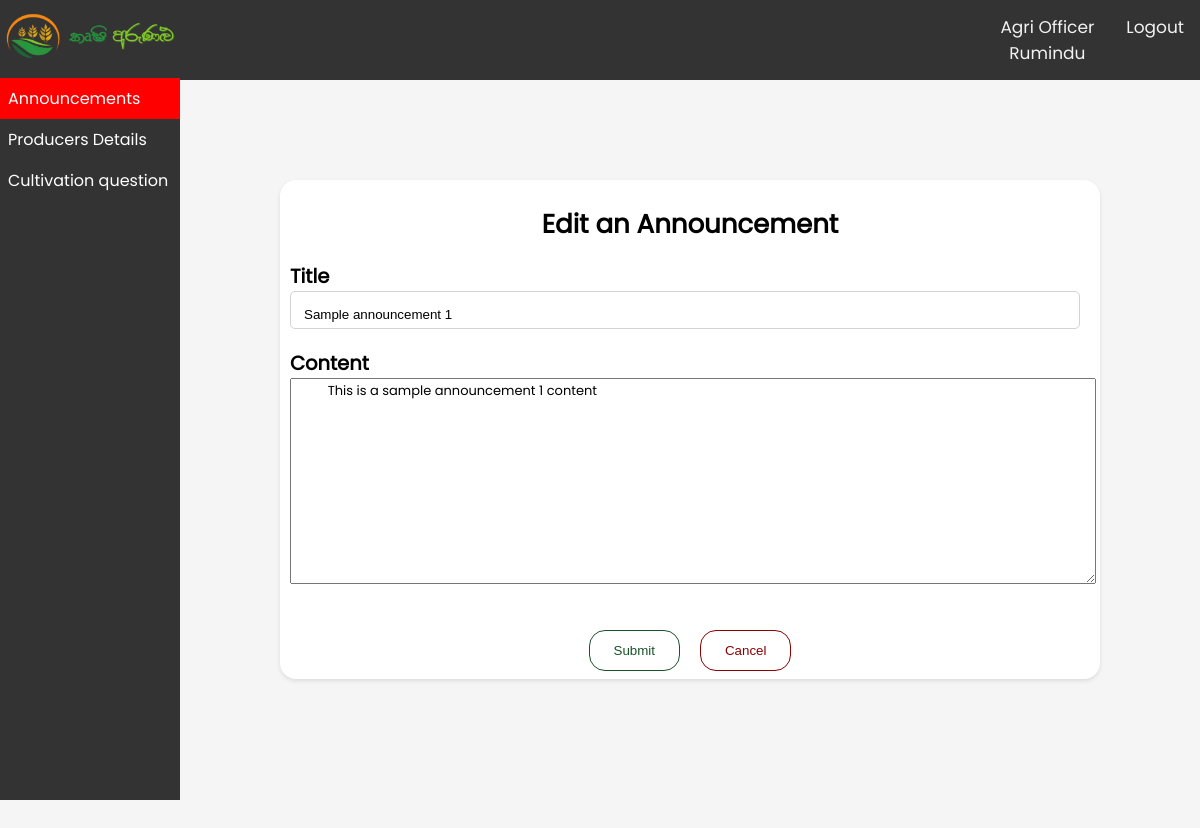
The page /announcements/edit/22 (signed in) on the database its author committed.
### tables this page shows
CREATE TABLE `announcement` (
  `id` int(11) NOT NULL,
  `agri_officer_id` int(11) NOT NULL,
  `title` varchar(255) NOT NULL,
  `content` text NOT NULL,
  `published_date_time` datetime NOT NULL DEFAULT current_timestamp(),
  `phone` int(11) NOT NULL
);

### app/libraries/Core.php (called while the page is built, shortened)
<?php
  class Core {
    protected $currentMethod = 'login';
    public function __construct(){
      $url = $this->getUrl();
      if(isset($url[0])){
      if(file_exists('../app/controllers/' . ucwords($url[0]) . '.php')){
          unset($url[0]);
        }
        else{
          echo "There is no controller under this name ".$url[0];
          die();
        }
      }
      $this->currentController = new $this->currentController;
      if(isset($url[1])){
        if(method_exists($this->currentController, $url[1])){
          $this->currentMethod = $url[1];
          unset($url[1]);
        }
      }
      $this->params = $url ? array_values($url) : [];
      call_user_func_array([$this->currentController, $this->currentMethod], $this->params);
    }
    public function getUrl(){
      if(isset($_GET['url'])){
        $url = rtrim($_GET['url'], '/');
        $url = filter_var($url, FILTER_SANITIZE_URL);
        $url = explode('/', $url);
        return ($url);
      }
    }
  }

### public/index.php (called while the page is built, shortened)
<?php
  $init = new Core;

### app/libraries/Database.php (called while the page is built, shortened)
<?php
  class Database{
    private $host = DB_HOST;
    private $user = DB_USER;
    private $pass = DB_PASS;
    private $dbname = DB_NAME;
    private $dbh;
    private $stmt;
    public function __construct(){
      $dsn = 'mysql:host='. $this->host . ';dbname='. $this->dbname;
      $options = array(
        PDO::ATTR_PERSISTENT => true,
        PDO::ATTR_ERRMODE => PDO::ERRMODE_EXCEPTION
      );
      try{
        $this->dbh = new PDO($dsn, $this->user, $this->pass, $options);
      }catch(PDOException $e){
        $this->error = $e->getMessage();
        echo $this->error;
      }
    }
    public function query($sql){
      $this->stmt = $this->dbh->prepare($sql);
    }
    public function bind($param, $value, $type = null){
      if(is_null($type)){
        switch(true){
          default:
            $type = PDO::PARAM_STR;
        }
      }
      $this->stmt->bindValue($param, $value, $type);
    }
    public function execute(){
      return $this->stmt->execute();
    }
    public function single(){
      $this->execute();
      return $this->stmt->fetch(PDO::FETCH_OBJ);
    }
  }

### app/models/M_Announcements.php (called while the page is built, shortened)
<?php
  class M_Announcements {
    private $db;
    public function __construct(){
      $this->db = new Database;
    }
    public function getPostId($id){
      $this->db->query("SELECT * FROM announcement WHERE id = :id");
      $this->db->bind(':id', $id);
      $row = $this->db->single();
      return $row;
    }
  }

### app/views/announcements/v_edit.php (the view, shortened to what this page needs)
<?php require APPROOT. '/views/inc/header.php'; ?>
<?php require APPROOT. '/views/inc/topnavbar.php'; ?>
<?php require APPROOT. '/views/inc/sidebar.php'; ?>
  <div class="body-container" style="height: 100vh;">
    <div class="announcement-container">
      <h1 style="text-align:center">Edit an Announcement</h1>
      <form action="" method="post">
        <label for="title"><h2 style="margin:0px">Title</h3></label>
        <input type="text" name="title" id="title"
        placeholder="Title" value="<?php echo $data['title'];?>">
        <br>
        <label for="content"><h2 style="margin:0px">Content</h3></label>
        <textarea name="content" id="content" class="form-text-area" rows=10>
          <?php echo $data['content'];?>
        </textarea>
        <br><br>
        <div style="display: flex; justify-content: center; gap: 20px;">
          <input class="submit-btn" type="submit" value="Submit">
          <?php require APPROOT. '/views/inc/footer.php'; ?>
          <button type="button" class="delete-btn" onclick="window.location.href='<?php echo URLROOT?>/Announcements/index'" ">Cancel</button>

### public/css/styles.css (style rules this page uses)
body { font-family: Poppins-Regular; font-size: small; text-align: left; margin: 0px; background-color: #f5f5f5; }

### public/css/components/form_styles.css (style rules this page uses)
input[type=text], input[type=password], input[type=email] { border: 1px solid #d5d2d2; border-radius: 5px; width: 95%; height: 25px; padding-top: 10px; padding-left: 13px; padding-right: 15px; margin-right: 10px; display: flex; flex-direction: column; gap: 5px; }
.form-text-area { width:100%; font-family: Poppins-Regular; font-size: small; text-align: left; }
.announcement-container { padding:8px 10px 8px 10px ; background-color: #FFFFFF; border-radius: 16px; box-shadow: 0 2px 4px rgba(0, 0, 0, 0.1) }
.body-container { background-color: #f5f5f5; padding:100px 100px 100px 280px; height: 100%; }

### public/css/components/button_styles.css (style rules this page uses)
.delete-btn { cursor: pointer; display: inline-block; padding: 0.75rem 1.5rem; background-color: #FFFFFF; border-radius: 16px; border: 1.5px solid #8B0000; color: #8B0000; background-color: transparent; }
.submit-btn { cursor: pointer; display: inline-block; border: 0; padding: 0.75rem 1.5rem; background-color: #FFFFFF; border-radius: 16px; border: 1.5px solid #185427; color: #185427; background-color: transparent; }

### rows shown on the page
announcement: title "Sample announcement 1", content "This is a sample announcement 1 content"

### other values the page prints
$_SESSION['user_role'] "Agri Officer"
$_SESSION['user_name'] "Rumindu"
